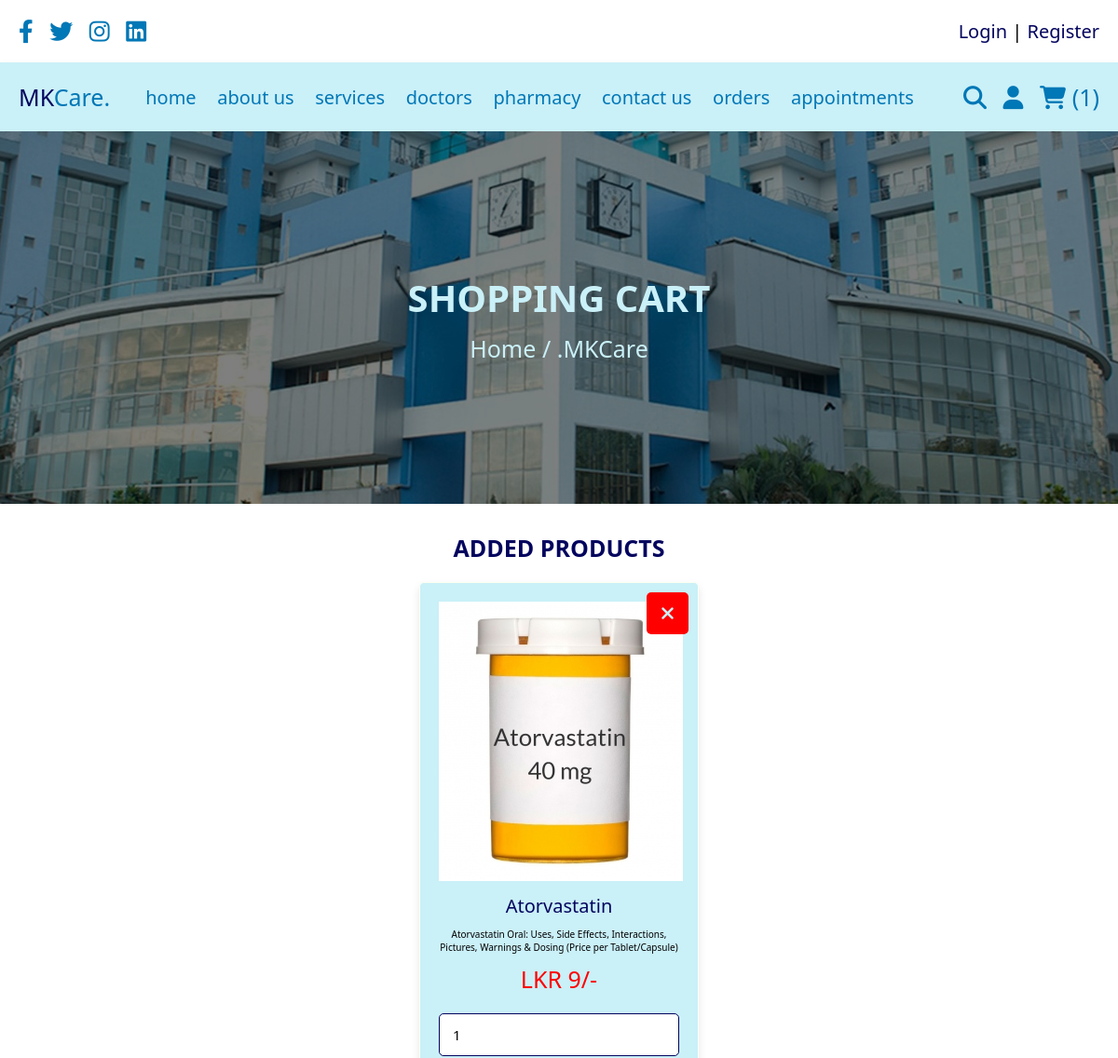
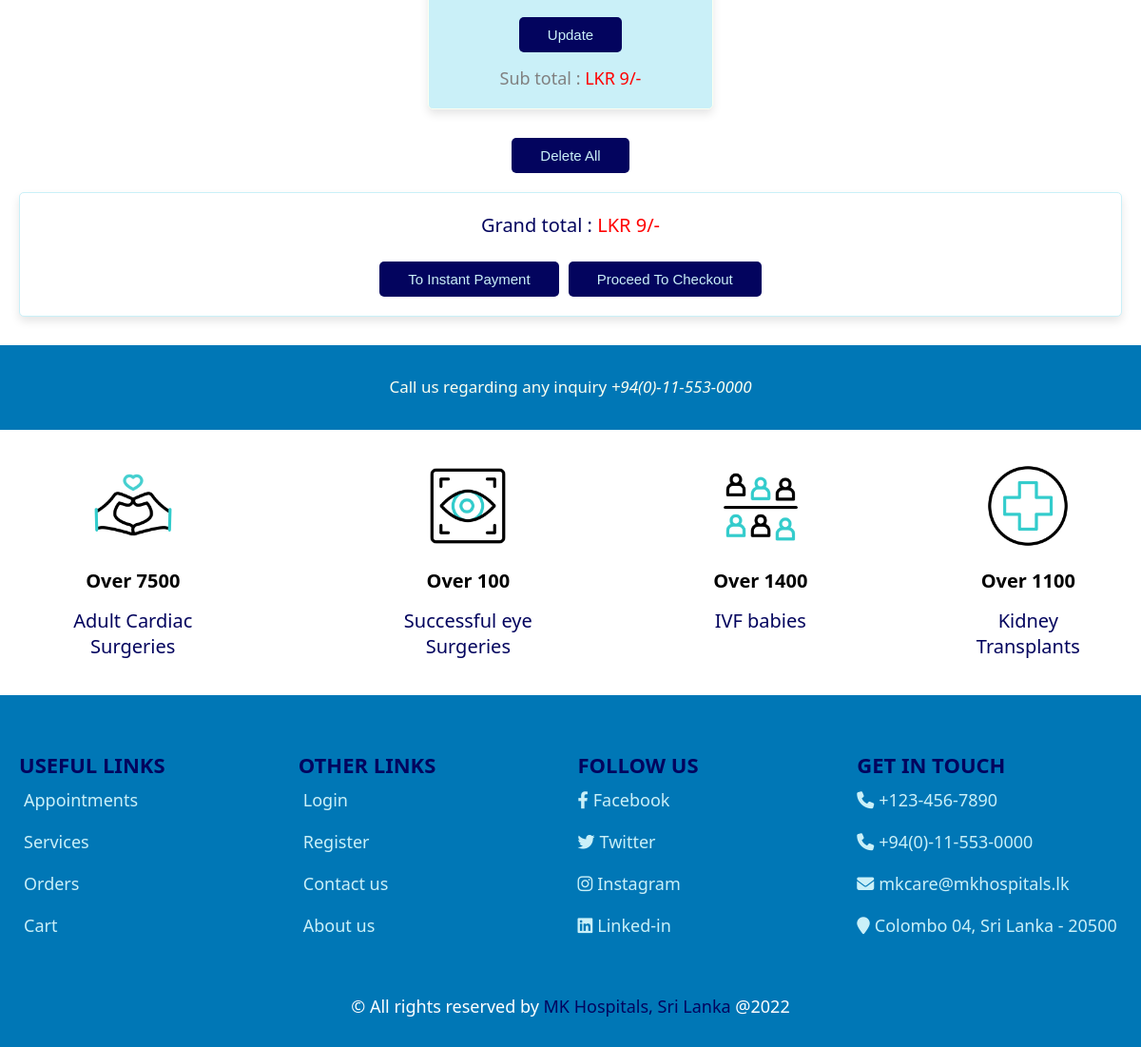
Page /Patient/cart.php (signed in) on the committed database (2 pictures, top to bottom).
### tables this page shows
CREATE TABLE IF NOT EXISTS `cart` (
  `id` int(100) NOT NULL AUTO_INCREMENT,
  `patient_id` int(100) NOT NULL,
  `name` varchar(100) NOT NULL,
  `description` varchar(500) NOT NULL,
  `price` int(100) NOT NULL,
  `quantity` int(100) NOT NULL,
  `image` varchar(100) NOT NULL,
  PRIMARY KEY (`id`)
);

### Patient/cart.php (the view, shortened to what this page needs)
<?php
include('connector.php');
$patient_id = $_SESSION['patient_id'];
?>
<!doctype html>
<html>
<head>
	<link rel="stylesheet" href="https://cdnjs.cloudflare.com/ajax/libs/font-awesome/6.1.1/css/all.min.css">
	<link rel="stylesheet" href="styles.css">
</head>
<body>
	<?php include('header.php'); ?>
		<div class="heading">
			<h3>Shopping Cart</h3>
			<p><a href="home.php">Home</a> / .MKCare</p>
		</div>
	<section class="shopping-cart">
		<h3 class="title">Added Products</h3>
		<div class="box-container">
			<?php
			$grand_total = 0;
			$select_cart = mysqli_query($conn, "SELECT * FROM `cart` WHERE patient_id = '$patient_id'") or die('Query failed!');
			if(mysqli_num_rows($select_cart) > 0){
				while($fetch_cart = mysqli_fetch_assoc($select_cart)) {
			?>
			<div class="box">
				<a href="cart.php?delete=<?php echo $fetch_cart['id']; ?>" class="fas fa-times" onClick="return confirm('Are you certain you want to delete this product from cart?');"></a>
				<img src="images/<?php echo $fetch_cart['image']; ?>" alt="">
				<div class="name"><?php echo $fetch_cart['name']; ?></div>
				<div class="description"><?php echo $fetch_cart['description']; ?></div>
				<div class="price">LKR <?php echo $fetch_cart['price']; ?>/-</div>
				<form action="" method="post">
					<input class="qty" type="number" min="1" name="cart_quantity" value="<?php echo $fetch_cart['quantity']; ?>">
					<input type="submit" name="update_cart" value="Update" class="option-btn">
				</form>
				<div class="sub-total"> Sub total : <span>LKR <?php echo $sub_total = ( $fetch_cart['quantity'] * $fetch_cart['price'] ); ?>/-</span></div>
			</div>
			<?php
				$grand_total += $sub_total;
						}
			}else{
				echo '<p class="empty">Cart is empty!</p>';
			}
			?>
		</div>
		<div style="margin-top: 2rem; text-align: center;">
				<a href="cart.php?delete_all" class="delete-btn <?php echo ($grand_total > 1)?'':'disabled'; ?>" onClick="return confirm('Are you certain you want to delete all from cart?');">Delete All</a>
			</div>
		<div class="cart-total">
			<p>Grand total : <span>LKR <?php echo $grand_total; ?>/-</span></p>
			<div class="flex">
				<a href="instant_payment.php" class="option-btn">to Instant Payment</a>
				<a href="checkout.php" class="btn <?php echo ($grand_total > 1)?'':'disabled'; ?>">Proceed to Checkout</a>
			</div>
		</div>
	</section>
	<section class="banner-contact">
	<div class="content">
		<p>Call us regarding any inquiry <em>+94(0)-11-553-0000</em></p>
	</div>
	</section>
	<?php include('features.php'); ?>
	<?php include('footer.php'); ?>
</body>
</html>

### Patient/styles.css (style rules this page uses)
* { font-family:system-ui, -apple-system, BlinkMacSystemFont, 'Segoe UI', Roboto, Oxygen, Ubuntu, Cantarell, 'Open Sans', 'Helvetica Neue', sans-serif; margin:0; padding:0; box-sizing: border-box; outline: none; border:none; text-decoration: none; transition:all .2s linear; }
html { font-size: 62.5%; overflow-x: hidden; }
body { background-color: white; }
section { padding: 3rem 2rem; }
.title { text-align: center; margin-bottom: 2rem; text-transform: uppercase; color: #03045e; font-size: 2.5rem; }
.btn, .option-btn, .delete-btn, .white-btn { display: inline-block; margin-top: 1rem; padding:1rem 3rem; cursor: pointer; color: #caf0f8; font-size: 1.5rem; border-radius: .5rem; text-transform: capitalize; font-family: 'Rubik', sans-serif; }
.white-btn, .btn { background-color: #03045e; font-family: 'Rubik', sans-serif; }
.option-btn { background-color: #03045e; font-family: 'Rubik', sans-serif; }
.delete-btn { background-color: #03045e; font-family: 'Rubik', sans-serif; }
.heading { min-height: 50vh; display: flex; flex-flow: column; align-items: center; justify-content: center; gap: 1rem; background: linear-gradient(rgba(0,0,0,.5),rgba(0,0,0,.5)), url("Images/MK-Building.jpg") no-repeat; background-size: cover; background-position: center; }
.heading h3 { font-size: 4rem; color: #caf0f8; text-transform: uppercase; }
.heading p { font-size: 2.5rem; color: #caf0f8; }
.heading p a { color:#caf0f8; }
.banner-contact { background-color: #0077b6; }
.banner-contact .content { max-width: 40rem; text-align: center; margin: 0 auto; }
.banner-contact .content p { padding: 1rem 0; line-height: 0.5; color: #fbfff1; font-size: 1.7rem; }
.shopping-cart .box-container { max-width: 1200px; margin: 0 auto; display: grid; grid-template-columns: repeat(auto-fit, 30rem); align-items: center; gap: 1.5rem; justify-content: center; }
.shopping-cart .box-container .box { text-align: center; padding: 2rem; border-radius: .5rem; background-color: #caf0f8; box-shadow: 0 .5rem 1rem rgba(0,0,0,.1); position: relative; border:.1rem solid #fbfff1; }
.shopping-cart .box-container .box { transition: transform 0.5s; }
.shopping-cart .box-container .box .fa-times { position: absolute; top: 1rem; right: 1rem; height: 4.5rem; width: 4.5rem; line-height: 4.5rem; font-size: 2rem; background-color: red; color: #caf0f8; border-radius: .5rem; }
.shopping-cart .box-container .box img { height: 30rem; }
.shopping-cart .box-container .box .name { padding: 1rem 0; font-size: 2rem; color: #03045e; }
.shopping-cart .box-container .box .price { padding: 1rem 0; font-size: 2.5rem; color: red; }
.shopping-cart .box-container .box .qty { width: 100%; padding: 1.2rem 1.4rem; border-radius: .5rem; border: .1rem solid #03045e;; margin: 1rem 0; font-size: 1.5rem; }
.shopping-cart .box-container .box .sub-total { padding-top: 1.5rem; font-size: 1.8rem; color: grey; }
.shopping-cart .box-container .box .sub-total span { color: red; }
.shopping-cart .cart-total { max-width: 1200px; margin: 0 auto; background-color: white; border:.1rem solid #caf0f8; box-shadow: 0 .5rem 1rem rgba(0,0,0,.1); padding: 2rem; text-align: center; margin-top: 2rem; border-radius: .5rem; }
.shopping-cart .cart-total p { font-size: 2rem; color: #03045e; }
.shopping-cart .cart-total p span { color: red; }
.shopping-cart .cart-total .flex { display: flex; flex-wrap: wrap; column-gap: 1rem; margin-top: 1.5rem; justify-content: center; }

### rows in the picture
cart: image (picture), name "Atorvastatin", description "Atorvastatin Oral: Uses, Side Effects, Interactions, Pictures, Warnings & Dosing (Price per Tablet/Capsule)", price "9", cart_quantity "1"

### other values in the picture
$cart_rows_number "1"
$grand_total "9"
